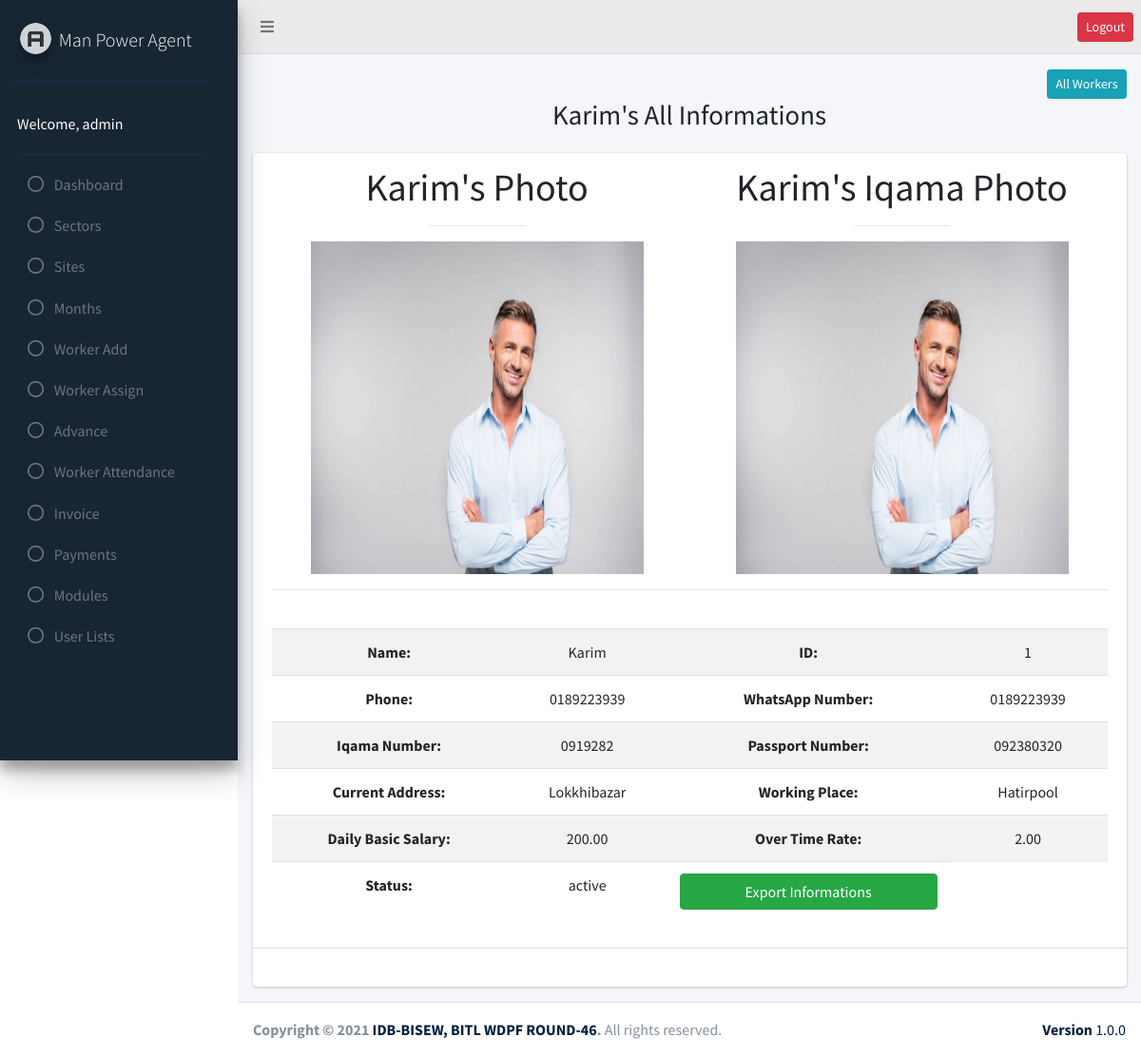
Page /add_worker/worker_details.php?id=1 (signed in) on the committed database.
### tables this page shows
CREATE TABLE `user_role` (
  `id` int(11) NOT NULL,
  `adminID` int(11) NOT NULL,
  `sites_edit` int(50) DEFAULT NULL,
  `sites_delete` int(50) DEFAULT NULL,
  `sectors_edit` int(50) DEFAULT NULL,
  `sectors_delete` int(50) DEFAULT NULL,
  `add_worker_edit` int(50) DEFAULT NULL,
  `add_worker_delete` int(50) DEFAULT NULL,
  `worker_assign_edit` int(50) DEFAULT NULL,
  `worker_assign_delete` int(50) DEFAULT NULL,
  `advance_edit` int(50) DEFAULT NULL,
  `advance_delete` int(50) DEFAULT NULL,
  `payments_edit` int(50) DEFAULT NULL,
  `payments_delete` int(50) DEFAULT NULL,
  `month_edit` int(50) DEFAULT NULL,
  `month_delete` int(50) DEFAULT NULL,
  `modules_edit` int(50) DEFAULT NULL,
  `modules_delete` int(50) DEFAULT NULL,
  `user_lists_edit` int(50) DEFAULT NULL,
  `user_lists_delete` int(50) DEFAULT NULL,
  `worker_attendance_edit` int(11) NOT NULL,
  `worker_attendance_delete` int(11) NOT NULL,
  `invoice_edit` int(11) NOT NULL,
  `invoice_delete` int(11) NOT NULL
);

CREATE TABLE `worker` (
  `id` bigint(20) NOT NULL,
  `name` varchar(255) NOT NULL,
  `iqama_number` varchar(255) NOT NULL,
  `local_number` varchar(255) NOT NULL,
  `whatsapp_number` varchar(150) NOT NULL,
  `photo` text NOT NULL,
  `iqama_photo` text NOT NULL,
  `current_address` text NOT NULL,
  `working_place` text NOT NULL,
  `daily_basic_salary` decimal(10,2) NOT NULL,
  `ot_rate` decimal(10,2) NOT NULL,
  `passport_number` varchar(100) NOT NULL,
  `status` enum('active','inactive') NOT NULL
);

### add_worker/worker_details.php (the view, shortened to what this page needs)
<?php
require_once("../header.php");
require_once("../sidebar.php");
require_once("../db_config.php");
$id = $_GET['id'];
$informations = $conn->query("SELECT * FROM worker WHERE id = $id");
$worker_data = $informations->fetch_assoc();
?>
<section class="content-header">
  <div class="container-fluid">
    <div class="row mb-2">
      <div class="col-md-12 text-right">
        <ol class="breadcrumb float-sm-right">
          <li class="breadcrumb-item"><a href="view_worker.php" class="btn btn-sm btn-info">All Workers</a></li>
        </ol>
      </div>
      <div class="col-md-12">
        <div class="text-center">
          <h1><?php echo $worker_data['name'] ?>'s All Informations</h1>
        </div>
      </div>
    </div>
  </div>
</section>
<section class="content">
  <div class="container-fluid">
    <div class="row">
      <div class="col-md-12">
        <div class="card">
          <div class="card-header">
            <div class="row">
              <div class="col-md-6">
                <center>
                  <h1><?php echo $worker_data['name'] ?>'s Photo</h1>
                  <hr style=color:green width="100px; height=25px;">
                  <img height="350" width="350" alt="Image not found" src="../assets/uploads/worker_photos/<?php echo $worker_data['photo']; ?>" />
                </center>
              </div>
              <div class="col-md-6">
                <center>
                  <h1><?php echo $worker_data['name'] ?>'s Iqama Photo</h1>
                  <hr style=color:green width="100px; height=25px;">
                  <img height="350" width="350" alt="Image not found" src="../assets/uploads/iqama_photos/<?php echo $worker_data['iqama_photo']; ?>" />
                </center>
              </div>
            </div>
            <hr>
            <br>
            <div class="table-responsive">
              <table class="table text-center table-striped table-hover" id="xls">
                <tr>
                  <th>Name:</th>
                  <td><?Php echo $worker_data['name']; ?></td>
                  <th>ID:</th>
                  <td><?php echo $worker_data['id']; ?></td>
                </tr>
                <tr>
                  <th>Phone:</th>
                  <td><?php echo $worker_data['local_number']; ?></td>
                  <th>WhatsApp Number:</th>
                  <td><?php echo $worker_data['whatsapp_number']; ?></td>
                </tr>
                <tr>
                  <th>Iqama Number:</th>
                  <td><?php echo $worker_data['iqama_number']; ?></td>
                  <th>Passport Number:</th>
                  <td><?php echo $worker_data['passport_number']; ?></td>
                </tr>
                <tr>
                  <th>Current Address:</th>
                  <td><?php echo $worker_data['current_address']; ?></td>
                  <th>Working Place:</th>
                  <td><?php echo $worker_data['working_place']; ?></td>
                </tr>
                <tr>
                <th>Daily Basic Salary:</th>
                  <td><?php echo $worker_data['daily_basic_salary']; ?></td>
                  <th>Over Time Rate:</th>
                  <td><?php echo $worker_data['ot_rate']; ?></td>
                </tr>
                <tr>
                  <th>Status:</th>
                  <td><?php echo $worker_data['status']; ?></td>
                  <td>
                  <a href="javascript:void(0)" onclick="exportTableToExcel('xls','Worker Informations ')" class="btn btn-success btn-block">Export Informations</a>
                  </td>
                </tr>
              </table>
            </div>
          </div>
          <div class="card-body">
          </div>
        </div>
      </div>
    </div>
  </div>
</section>
<?php require("../footer.php"); ?>

### sidebar.php (shortened to what this page needs)
 <?php
    $serverName = 'http://'.$_SERVER['SERVER_NAME'].'/man_power_agent';
    require_once("db_config.php");
?>
 <aside class="main-sidebar bg-success pt-14  elevation-4">
   <a href="" class="brand-link">
     <img src="<?= $serverName; ?>/assets/images/AdminLTELogo.png"
       alt="AdminLTE Logo" class="brand-image img-circle elevation-3" style="opacity: .8">
     <span class="brand-text font-weight-light">Man Power Agent</span>
   </a>
   <div class="bb-2"></div>
   <div class="sidebar">
     <div class="user-panel mt-3  d-flex">
       <div class="info text-white">
         Welcome, <?= $_SESSION['name']; ?>
       </div>
     </div>
     <div class="bb-2"></div>
     <nav class="mt-2">
       <ul class="nav nav-pills nav-sidebar flex-column" data-widget="treeview" role="menu" data-accordion="false">
       <li class="nav-item">
           <a href="http://localhost/man_power_agent/dashboard.php" class="nav-link">
             <i class="far fa-circle nav-icon"></i>
             <p>Dashboard</p>
           </a>
         </li>
         <?php
         $result = $conn->query("SELECT * FROM `admin`");
           while ($row = $result->fetch_assoc()) {
               if ($_SESSION['name'] == $row['name']) {
                   $id = $_SESSION['id'];
                   if ($row['status'] =='active') {
                       $userRoleTable= $conn->query("SELECT * FROM `user_role` JOIN admin ON admin.id= user_role.adminID WHERE `adminID`= $id");
                       while ($roleRow = $userRoleTable->fetch_assoc()) {
                           ?>
        <?php
           if ($roleRow['sectors_edit'] == '1'  || $roleRow['sectors_delete'] == '1') {
               ?>
         <li class="nav-item">
           <a href="http://localhost/man_power_agent/sectors/sectors.php" class="nav-link">
             <i class="far fa-circle nav-icon"></i>
             <p>Sectors</p>
           </a>
         </li>
         <?php
           }
           if ($roleRow['sites_edit'] == '1'  || $roleRow['sites_delete'] == '1') {
               ?>
         <li class="nav-item">
           <a href="http://localhost/man_power_agent/sites/sites.php" class="nav-link">
             <i class="far fa-circle nav-icon"></i>
             <p>Sites</p>
           </a>
         </li>
         <?php
           }
           if ($roleRow['month_edit'] == '1'  || $roleRow['month_delete'] == '1') { ?>
         <li class="nav-item">
           <a href="http://localhost/man_power_agent/month/month.php" class="nav-link">
             <i class="far fa-circle nav-icon"></i>
             <p>Months</p>
           </a>
         </li>
         <?php } ?>
        <?php  if ($roleRow['add_worker_edit'] == '1'  || $roleRow['add_worker_delete'] == '1') { ?>
         <li class="nav-item">
           <a href="http://localhost/man_power_agent/add_worker/add_worker.php" class="nav-link">
             <i class="far fa-circle nav-icon"></i>
             <p>Worker Add</p>
           </a>
         </li>
         <?php } ?>
         <?php  if ($roleRow['worker_assign_edit'] == '1'  || $roleRow['worker_assign_delete'] == '1') { ?>
         <li class="nav-item">
           <a href="http://localhost/man_power_agent/worker_assign/worker_assign.php" class="nav-link">
             <i class="far fa-circle nav-icon"></i>
             <p>Worker Assign</p>
           </a>
         </li>
         <?php  } ?>
         <?php  if ($roleRow['advance_edit'] == '1'  || $roleRow['advance_delete'] == '1') { ?>
         <li class="nav-item">
           <a href="http://localhost/man_power_agent/advance/advance.php" class="nav-link">
             <i class="far fa-circle nav-icon"></i>
             <p>Advance</p>
           </a>
         </li>
         <?php } ?>
         <?php  if ($roleRow['worker_attendance_edit'] == '1'  || $roleRow['worker_attendance_delete'] == '1') { ?>
         <li class="nav-item">
           <a href="http://localhost/man_power_agent/worker_attendance/worker_attendance.php" class="nav-link">
             <i class="far fa-circle nav-icon"></i>
             <p>Worker Attendance</p>
           </a>
         </li>
         <?php } ?>
         <?php  if ($roleRow['invoice_edit'] == '1'  || $roleRow['invoice_delete'] == '1') { ?>
         <li class="nav-item">
           <a href="http://localhost/man_power_agent/invoice/invoice.php" class="nav-link">
             <i class="far fa-circle nav-icon"></i>
             <p>Invoice</p>
           </a>
         </li>
         <?php } ?>
         <?php  if ($roleRow['payments_edit'] == '1'  || $roleRow['payments_delete'] == '1') { ?>
          <li class="nav-item">
           <a href="http://localhost/man_power_agent/payments/payments.php" class="nav-link">
             <i class="far fa-circle nav-icon"></i>
             <p>Payments</p>
           </a>
         </li>
         <?php } ?>
         <?php  if ($roleRow['modules_edit'] == '1'  || $roleRow['modules_delete'] == '1') { ?>
         <li class="nav-item">
           <a href="http://localhost/man_power_agent/modules/modules.php" class="nav-link">
             <i class="far fa-circle nav-icon"></i>
             <p>Modules</p>
           </a>
         </li>
         <?php } ?>
         <?php  if ($roleRow['user_lists_edit'] == '1'  || $roleRow['user_lists_delete'] == '1') { ?>
          <li class="nav-item">
           <a href="http://localhost/man_power_agent/user_lists/user_lists.php" class="nav-link">
             <i class="far fa-circle nav-icon"></i>
             <p>User Lists</p>
           </a>
         </li>
         <?php  } ?>
         <?php
                       }
                   }
                   else {
                       header("location: inactive_user.php");
                   }
               }
           }
         ?>
       </ul>
     </nav>
   </div>
 </aside>

### rows in the picture
user_role: sectors_edit 1 (drawn), sites_edit 0 (drawn), month_edit 1 (drawn), add_worker_edit 1 (drawn), worker_assign_edit 1 (drawn), advance_edit 1 (drawn), worker_attendance_edit 1 (drawn), invoice_edit 1 (drawn), payments_edit 1 (drawn), modules_edit 1 (drawn), user_lists_edit 1 (drawn)
worker: name "Karim", photo (picture), iqama_photo (picture), id "1", local_number "0189223939", whatsapp_number "0189223939", iqama_number "0919282", passport_number "092380320", current_address "Lokkhibazar", working_place "Hatirpool", daily_basic_salary "200.00", ot_rate "2.00", status "active"

### other values in the picture
$_SESSION['name'] "admin"
